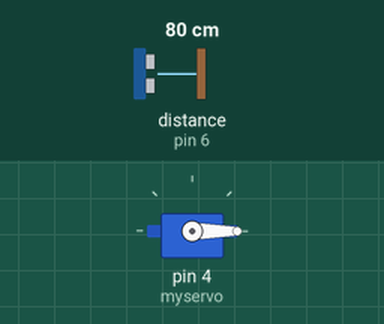
A sketch run on a simulated Arduino Uno, built with avr-gcc and run on an emulated ATmega328P. Parts: servo. Wiring (inferred from the names in the program): ultrasonic range finder: trigger pin 7; echo pin 6. Inputs (shaded band) come from the test bench; at power-on: distance to the obstacle (sensor on pin 6) 80 cm. The echo pulse lasts 58.3 µs per cm.

Above: at 1.2 s.
1.3 s: distance to the obstacle (sensor on pin 6) set to 33 cm
2.8 s: distance to the obstacle (sensor on pin 6) set to 27 cm
At 4.0 s:
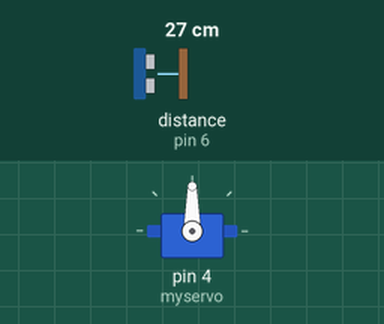
4.3 s: distance to the obstacle (sensor on pin 6) set to 35 cm
At 5.4 s:
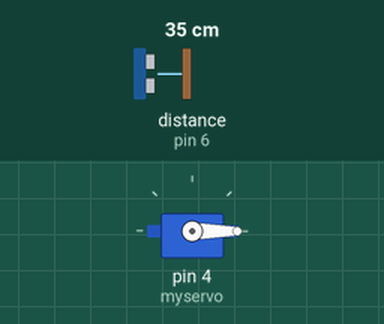
5.8 s: distance to the obstacle (sensor on pin 6) set to 2 cm
At 6.4 s:
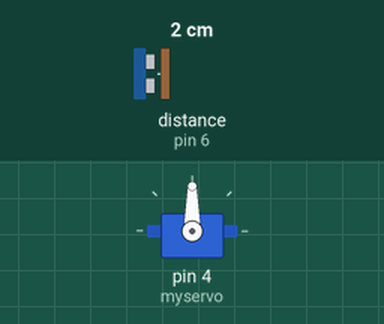
Timing chart, 0 to 8.3 s (numbered marks = the images above; inputs shaded):
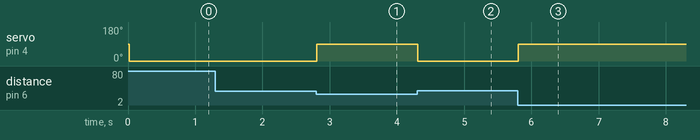

Measured:
- the behaviour switches between 31 and 30 cm on distance to the obstacle (sensor on pin 6) (found by bisection; images 0 and 1)
- after the input at 1.3 s, every drawn part: stays the same
- after the input at 2.8 s, servo on pin 4 (myservo): 0° → 90° at once
- after the input at 4.3 s, servo on pin 4 (myservo): 90° → 0° at once
- after the input at 5.8 s, servo on pin 4 (myservo): 0° → 90° at once

The sketch:

Digital_Dustbin_copy_20240604212100.ino
```cpp
// C++ code
// Digital Dustbin
#include<Servo.h>
int distance_value(int echo,int trig);//pre declaration of the function
Servo myservo;
int echo=6,trig=7;//trig will generate the sound wave

void setup()
{
 Serial.begin(9600);
 myservo.attach(4);
 pinMode(trig,OUTPUT);
 pinMode(echo,INPUT);
}

void loop()
{
  //myservo.write(90);
  //Serial.println(distance_value(echo,trig));
  if(distance_value(echo,trig)<30){
    myservo.write(90);

  }
  if((distance_value(echo,trig))>30 && (distance_value(echo,trig))<=330){
    myservo.write(0);
  }
}
int distance_value(int echo,int trig){

 digitalWrite(trig,LOW);//to ensure there is no garbage value
 delayMicroseconds(2);
 digitalWrite(trig,HIGH);
 delayMicroseconds(10);
 digitalWrite(trig,LOW);

 int duration= pulseIn(echo,HIGH);

 int distance = (0.034*duration)/2;
 return distance;


}
```
